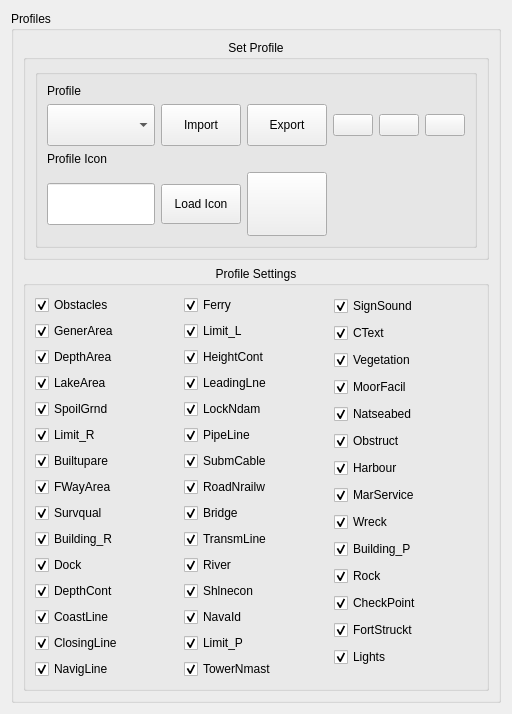
     <widget class="QWidget" name="profilesTAB">
      <attribute name="title">
       <string>Profiles</string>
      </attribute>
      <layout class="QVBoxLayout" name="verticalLayout_10">
       <item>
        <widget class="QGroupBox" name="groupBox_17">
         <property name="title">
          <string>Profiles</string>
         </property>
         <layout class="QGridLayout" name="gridLayout_8">
          <item row="0" column="0">
           <widget class="QGroupBox" name="groupBox_18">
            <property name="title">
             <string>Set Profile</string>
            </property>
            <property name="alignment">
             <set>Qt::AlignHCenter|Qt::AlignTop</set>
            </property>
            <layout class="QHBoxLayout" name="horizontalLayout_12">
             <item>
              <widget class="QGroupBox" name="groupBox_20">
               <property name="title">
                <string/>
               </property>
               <layout class="QGridLayout" name="gridLayout_7">
                <item row="6" column="1">
                 <widget class="QLabel" name="label_10">
                  <property name="text">
                   <string>Profile Icon</string>
                  </property>
                 </widget>
                </item>
                <item row="5" column="6">
                 <widget class="QPushButton" name="profileAddButton">
                  <property name="text">
                   <string/>
                  </property>
                  <property name="icon">
                   <iconset resource="../resources/resources.qrc">
                    <normaloff>:/add</normaloff>:/add</iconset>
                  </property>
                  <property name="iconSize">
                   <size>
                    <width>32</width>
                    <height>32</height>
                   </size>
                  </property>
                 </widget>
                </item>
                <item row="3" column="1">
                 <widget class="QLabel" name="label_9">
                  <property name="text">
                   <string>Profile</string>
                  </property>
                 </widget>
                </item>
                <item row="5" column="5">
                 <widget class="QPushButton" name="profileDeleteButton">
                  <property name="sizePolicy">
                   <sizepolicy hsizetype="Minimum" vsizetype="Fixed">
                    <horstretch>0</horstretch>
                    <verstretch>0</verstretch>
                   </sizepolicy>
                  </property>
                  <property name="minimumSize">
                   <size>
                    <width>0</width>
                    <height>0</height>
                   </size>
                  </property>
                  <property name="text">
                   <string/>
                  </property>
                  <property name="icon">
                   <iconset resource="../resources/resources.qrc">
                    <normaloff>:/button_cancel.png</normaloff>:/button_cancel.png</iconset>
                  </property>
                  <property name="iconSize">
                   <size>
                    <width>32</width>
                    <height>32</height>
                   </size>
                  </property>
                 </widget>
                </item>
                <item row="5" column="4">
                 <widget class="QPushButton" name="profileEditButton">
                  <property name="minimumSize">
                   <size>
                    <width>0</width>
                    <height>0</height>
                   </size>
                  </property>
                  <property name="text">
                   <string/>
                  </property>
                  <property name="icon">
                   <iconset resource="../resources/resources.qrc">
                    <normaloff>:/configure.png</normaloff>:/configure.png</iconset>
                  </property>
                  <property name="iconSize">
                   <size>
                    <width>32</width>
                    <height>32</height>
                   </size>
                  </property>
                 </widget>
                </item>
                <item row="7" column="1">
                 <widget class="QLineEdit" name="profileIconBox">
                  <property name="sizePolicy">
                   <sizepolicy hsizetype="Expanding" vsizetype="Fixed">
                    <horstretch>0</horstretch>
                    <verstretch>0</verstretch>
                   </sizepolicy>
                  </property>
                  <property name="minimumSize">
                   <size>
                    <width>0</width>
                    <height>42</height>
                   </size>
                  </property>
                 </widget>
                </item>
                <item row="5" column="1">
                 <widget class="QComboBox" name="profileBox">
                  <property name="sizePolicy">
                   <sizepolicy hsizetype="Expanding" vsizetype="Fixed">
                    <horstretch>0</horstretch>
                    <verstretch>0</verstretch>
                   </sizepolicy>
                  </property>
                  <property name="minimumSize">
                   <size>
                    <width>0</width>
                    <height>42</height>
                   </size>
                  </property>
                 </widget>
                </item>
                <item row="5" column="3">
                 <widget class="QPushButton" name="profileExportButton">
                  <property name="minimumSize">
                   <size>
                    <width>0</width>
                    <height>42</height>
                   </size>
                  </property>
                  <property name="text">
                   <string>Export</string>
                  </property>
                 </widget>
                </item>
                <item row="7" column="2">
                 <widget class="QPushButton" name="profileLoadButton">
                  <property name="minimumSize">
                   <size>
                    <width>0</width>
                    <height>40</height>
                   </size>
                  </property>
                  <property name="text">
                   <string>Load Icon</string>
                  </property>
                 </widget>
                </item>
                <item row="5" column="2">
                 <widget class="QPushButton" name="profileImportButton">
                  <property name="minimumSize">
                   <size>
                    <width>0</width>
                    <height>42</height>
                   </size>
                  </property>
                  <property name="text">
                   <string>Import</string>
                  </property>
                 </widget>
                </item>
                <item row="7" column="3">
                 <widget class="QPushButton" name="iconPreviewButton">
                  <property name="minimumSize">
                   <size>
                    <width>64</width>
                    <height>64</height>
                   </size>
                  </property>
                  <property name="text">
                   <string/>
                  </property>
                 </widget>
                </item>
               </layout>
              </widget>
             </item>
            </layout>
           </widget>
          </item>
          <item row="1" column="0">
           <widget class="QGroupBox" name="groupBox_19">
            <property name="title">
             <string>Profile Settings</string>
            </property>
            <property name="alignment">
             <set>Qt::AlignHCenter|Qt::AlignTop</set>
            </property>
            <layout class="QHBoxLayout" name="horizontalLayout_11">
             <item>
              <layout class="QVBoxLayout" name="verticalLayout_12">
               <item>
                <widget class="QCheckBox" name="obstacles_CB">
                 <property name="text">
                  <string>Obstacles</string>
                 </property>
                 <property name="checked">
                  <bool>true</bool>
                 </property>
                </widget>
               </item>
               <item>
                <widget class="QCheckBox" name="generarea_rCB">
                 <property name="text">
                  <string>GenerArea</string>
                 </property>
                 <property name="checked">
                  <bool>true</bool>
                 </property>
                </widget>
               </item>
               <item>
                <widget class="QCheckBox" name="deptharea_rCB">
                 <property name="text">
                  <string>DepthArea</string>
                 </property>
                 <property name="checked">
                  <bool>true</bool>
                 </property>
                </widget>
               </item>
               <item>
                <widget class="QCheckBox" name="lake_rCB">
                 <property name="text">
                  <string>LakeArea</string>
                 </property>
                 <property name="checked">
                  <bool>true</bool>
                 </property>
                </widget>
               </item>
               <item>
                <widget class="QCheckBox" name="spoilgrnd_rCB">
                 <property name="text">
                  <string>SpoilGrnd</string>
                 </property>
                 <property name="checked">
                  <bool>true</bool>
                 </property>
                </widget>
               </item>
               <item>
                <widget class="QCheckBox" name="limit_rCB">
                 <property name="text">
                  <string>Limit_R</string>
                 </property>
                 <property name="checked">
                  <bool>true</bool>
                 </property>
                </widget>
               </item>
               <item>
                <widget class="QCheckBox" name="builtupare_rCB">
                 <property name="text">
                  <string>Builtupare</string>
                 </property>
                 <property name="checked">
                  <bool>true</bool>
                 </property>
                </widget>
               </item>
               <item>
                <widget class="QCheckBox" name="fwayarea_rCB">
                 <property name="text">
                  <string>FWayArea</string>
                 </property>
                 <property name="checked">
                  <bool>true</bool>
                 </property>
                </widget>
               </item>
               <item>
                <widget class="QCheckBox" name="survqual_rCB">
                 <property name="text">
                  <string>Survqual</string>
                 </property>
                 <property name="checked">
                  <bool>true</bool>
                 </property>
                </widget>
               </item>
               <item>
                <widget class="QCheckBox" name="building_rCB">
                 <property name="text">
                  <string>Building_R</string>
                 </property>
                 <property name="checked">
                  <bool>true</bool>
                 </property>
                </widget>
               </item>
               <item>
                <widget class="QCheckBox" name="dock_rCB">
                 <property name="text">
                  <string>Dock</string>
                 </property>
                 <property name="checked">
                  <bool>true</bool>
                 </property>
                </widget>
               </item>
               <item>
                <widget class="QCheckBox" name="depthcont_lCB">
                 <property name="text">
                  <string>DepthCont</string>
                 </property>
                 <property name="checked">
                  <bool>true</bool>
                 </property>
                </widget>
               </item>
               <item>
                <widget class="QCheckBox" name="coastline_lCB">
                 <property name="text">
                  <string>CoastLine</string>
                 </property>
                 <property name="checked">
                  <bool>true</bool>
                 </property>
                </widget>
               </item>
               <item>
                <widget class="QCheckBox" name="closinglne_lCB">
                 <property name="text">
                  <string>ClosingLine</string>
                 </property>
                 <property name="checked">
                  <bool>true</bool>
                 </property>
                </widget>
               </item>
               <item>
                <widget class="QCheckBox" name="navigline_lCB">
                 <property name="text">
                  <string>NavigLine</string>
                 </property>
                 <property name="checked">
                  <bool>true</bool>
                 </property>
                </widget>
               </item>
              </layout>
             </item>
             <item>
              <layout class="QVBoxLayout" name="verticalLayout_13">
               <item>
                <widget class="QCheckBox" name="ferry_lCB">
                 <property name="text">
                  <string>Ferry</string>
                 </property>
                 <property name="checked">
                  <bool>true</bool>
                 </property>
                </widget>
               </item>
               <item>
                <widget class="QCheckBox" name="limit_lCB">
                 <property name="text">
                  <string>Limit_L</string>
                 </property>
                 <property name="checked">
                  <bool>true</bool>
                 </property>
                </widget>
               </item>
               <item>
                <widget class="QCheckBox" name="heightcont_lCB">
                 <property name="text">
                  <string>HeightCont</string>
                 </property>
                 <property name="checked">
                  <bool>true</bool>
                 </property>
                </widget>
               </item>
               <item>
                <widget class="QCheckBox" name="leadinglne_lCB">
                 <property name="text">
                  <string>LeadingLne</string>
                 </property>
                 <property name="checked">
                  <bool>true</bool>
                 </property>
                </widget>
               </item>
               <item>
                <widget class="QCheckBox" name="lockndam_lCB">
                 <property name="text">
                  <string>LockNdam</string>
                 </property>
                 <property name="checked">
                  <bool>true</bool>
                 </property>
                </widget>
               </item>
               <item>
                <widget class="QCheckBox" name="pipeline_lCB">
                 <property name="text">
                  <string>PipeLine</string>
                 </property>
                 <property name="checked">
                  <bool>true</bool>
                 </property>
                </widget>
               </item>
               <item>
                <widget class="QCheckBox" name="submcable_lCB">
                 <property name="text">
                  <string>SubmCable</string>
                 </property>
                 <property name="checked">
                  <bool>true</bool>
                 </property>
                </widget>
               </item>
               <item>
                <widget class="QCheckBox" name="roadnrailw_lCB">
                 <property name="text">
                  <string>RoadNrailw</string>
                 </property>
                 <property name="checked">
                  <bool>true</bool>
                 </property>
                </widget>
               </item>
               <item>
                <widget class="QCheckBox" name="bridge_lCB">
                 <property name="text">
                  <string>Bridge</string>
                 </property>
                 <property name="checked">
                  <bool>true</bool>
                 </property>
                </widget>
               </item>
               <item>
                <widget class="QCheckBox" name="transmline_lCB">
                 <property name="text">
                  <string>TransmLine</string>
                 </property>
                 <property name="checked">
                  <bool>true</bool>
                 </property>
                </widget>
               </item>
               <item>
                <widget class="QCheckBox" name="river_lCB">
                 <property name="text">
                  <string>River</string>
                 </property>
                 <property name="checked">
                  <bool>true</bool>
                 </property>
                </widget>
               </item>
               <item>
                <widget class="QCheckBox" name="shlnecon_lCB">
                 <property name="text">
                  <string>Shlnecon</string>
                 </property>
                 <property name="checked">
                  <bool>true</bool>
                 </property>
                </widget>
               </item>
               <item>
                <widget class="QCheckBox" name="navaid_pCB">
                 <property name="text">
                  <string>NavaId</string>
                 </property>
                 <property name="checked">
                  <bool>true</bool>
                 </property>
                </widget>
               </item>
               <item>
                <widget class="QCheckBox" name="limit_pCB">
                 <property name="text">
                  <string>Limit_P</string>
                 </property>
                 <property name="checked">
                  <bool>true</bool>
                 </property>
                </widget>
               </item>
               <item>
                <widget class="QCheckBox" name="towernmast_pCB">
                 <property name="text">
                  <string>TowerNmast</string>
                 </property>
                 <property name="checked">
                  <bool>true</bool>
                 </property>
                </widget>
               </item>
              </layout>
             </item>
             <item>
              <layout class="QVBoxLayout" name="verticalLayout_14">
               <item>
                <widget class="QCheckBox" name="signsound_pCB">
                 <property name="text">
                  <string>SignSound</string>
                 </property>
                 <property name="checked">
                  <bool>true</bool>
                 </property>
                </widget>
               </item>
               <item>
                <widget class="QCheckBox" name="ctext_pCB">
                 <property name="text">
                  <string>CText</string>
                 </property>
                 <property name="checked">
                  <bool>true</bool>
                 </property>
                </widget>
               </item>
               <item>
                <widget class="QCheckBox" name="vegetation_pCB">
                 <property name="text">
                  <string>Vegetation</string>
                 </property>
                 <property name="checked">
                  <bool>true</bool>
                 </property>
                </widget>
               </item>
               <item>
                <widget class="QCheckBox" name="moorfacil_pCB">
                 <property name="text">
                  <string>MoorFacil</string>
                 </property>
                 <property name="checked">
                  <bool>true</bool>
                 </property>
                </widget>
               </item>
               <item>
                <widget class="QCheckBox" name="natseabed_pCB">
                 <property name="text">
                  <string>Natseabed</string>
                 </property>
                 <property name="checked">
                  <bool>true</bool>
                 </property>
                </widget>
               </item>
               <item>
                <widget class="QCheckBox" name="obstruct_pCB">
                 <property name="text">
                  <string>Obstruct</string>
                 </property>
                 <property name="checked">
                  <bool>true</bool>
                 </property>
                </widget>
               </item>
               <item>
                <widget class="QCheckBox" name="harbour_pCB">
                 <property name="text">
                  <string>Harbour</string>
                 </property>
                 <property name="checked">
                  <bool>true</bool>
                 </property>
                </widget>
               </item>
               <item>
                <widget class="QCheckBox" name="marservice_pCB">
                 <property name="text">
                  <string>MarService</string>
                 </property>
                 <property name="checked">
                  <bool>true</bool>
                 </property>
                </widget>
               </item>
               <item>
                <widget class="QCheckBox" name="wreck_pCB">
                 <property name="text">
                  <string>Wreck</string>
                 </property>
                 <property name="checked">
                  <bool>true</bool>
                 </property>
                </widget>
               </item>
               <item>
                <widget class="QCheckBox" name="building_pCB">
                 <property name="text">
                  <string>Building_P</string>
                 </property>
                 <property name="checked">
                  <bool>true</bool>
                 </property>
                </widget>
               </item>
               <item>
                <widget class="QCheckBox" name="rock_pCB">
                 <property name="text">
                  <string>Rock</string>
                 </property>
                 <property name="checked">
                  <bool>true</bool>
                 </property>
                </widget>
               </item>
               <item>
                <widget class="QCheckBox" name="checkpoint_pCB">
                 <property name="text">
                  <string>CheckPoint</string>
                 </property>
                 <property name="checked">
                  <bool>true</bool>
                 </property>
                </widget>
               </item>
               <item>
                <widget class="QCheckBox" name="fortstruct_pCB">
                 <property name="text">
                  <string>FortStruckt</string>
                 </property>
                 <property name="checked">
                  <bool>true</bool>
                 </property>
                </widget>
               </item>
               <item>
                <widget class="QCheckBox" name="lightsCB">
                 <property name="text">
                  <string>Lights</string>
                 </property>
                 <property name="checked">
                  <bool>true</bool>
                 </property>
                </widget>
               </item>
              </layout>
             </item>
            </layout>
           </widget>
          </item>
         </layout>
        </widget>
       </item>
      </layout>
     </widget>
